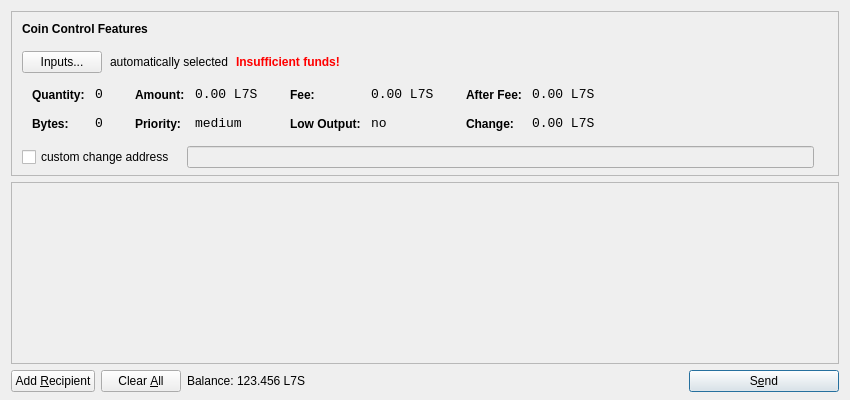
<?xml version="1.0" encoding="UTF-8"?>
<ui version="4.0">
 <class>SendCoinsDialog</class>
 <widget class="QDialog" name="SendCoinsDialog">
  <property name="geometry">
   <rect>
    <x>0</x>
    <y>0</y>
    <width>850</width>
    <height>400</height>
   </rect>
  </property>
  <property name="windowTitle">
   <string>Send Coins</string>
  </property>
  <layout class="QVBoxLayout" name="verticalLayout" stretch="0,1,0">
   <property name="bottomMargin">
    <number>8</number>
   </property>
   <item>
    <widget class="QFrame" name="frameCoinControl">
     <property name="sizePolicy">
      <sizepolicy hsizetype="Expanding" vsizetype="Expanding">
       <horstretch>0</horstretch>
       <verstretch>0</verstretch>
      </sizepolicy>
     </property>
     <property name="maximumSize">
      <size>
       <width>16777215</width>
       <height>16777215</height>
      </size>
     </property>
     <property name="frameShape">
      <enum>QFrame::StyledPanel</enum>
     </property>
     <property name="frameShadow">
      <enum>QFrame::Sunken</enum>
     </property>
     <layout class="QVBoxLayout" name="verticalLayoutCoinControl2">
      <property name="spacing">
       <number>-1</number>
      </property>
      <property name="leftMargin">
       <number>0</number>
      </property>
      <property name="topMargin">
       <number>0</number>
      </property>
      <property name="rightMargin">
       <number>0</number>
      </property>
      <property name="bottomMargin">
       <number>6</number>
      </property>
      <item>
       <layout class="QVBoxLayout" name="verticalLayoutCoinControl" stretch="0,0,0,0,1">
        <property name="spacing">
         <number>0</number>
        </property>
        <property name="leftMargin">
         <number>10</number>
        </property>
        <property name="topMargin">
         <number>10</number>
        </property>
        <item>
         <layout class="QHBoxLayout" name="horizontalLayoutCoinControl1">
          <property name="bottomMargin">
           <number>15</number>
          </property>
          <item>
           <widget class="QLabel" name="labelCoinControlFeatures">
            <property name="sizePolicy">
             <sizepolicy hsizetype="Preferred" vsizetype="Maximum">
              <horstretch>0</horstretch>
              <verstretch>0</verstretch>
             </sizepolicy>
            </property>
            <property name="font">
             <font>
              <weight>75</weight>
              <bold>true</bold>
             </font>
            </property>
            <property name="styleSheet">
             <string notr="true">font-weight:bold;</string>
            </property>
            <property name="text">
             <string>Coin Control Features</string>
            </property>
           </widget>
          </item>
         </layout>
        </item>
        <item>
         <layout class="QHBoxLayout" name="horizontalLayoutCoinControl2" stretch="0,0,0,0">
          <property name="spacing">
           <number>8</number>
          </property>
          <property name="bottomMargin">
           <number>10</number>
          </property>
          <item>
           <widget class="QPushButton" name="pushButtonCoinControl">
            <property name="styleSheet">
             <string notr="true"/>
            </property>
            <property name="text">
             <string>Inputs...</string>
            </property>
           </widget>
          </item>
          <item>
           <widget class="QLabel" name="labelCoinControlAutomaticallySelected">
            <property name="text">
             <string>automatically selected</string>
            </property>
            <property name="margin">
             <number>5</number>
            </property>
           </widget>
          </item>
          <item>
           <widget class="QLabel" name="labelCoinControlInsuffFunds">
            <property name="font">
             <font>
              <weight>75</weight>
              <bold>true</bold>
             </font>
            </property>
            <property name="styleSheet">
             <string notr="true">color:red;font-weight:bold;</string>
            </property>
            <property name="text">
             <string>Insufficient funds!</string>
            </property>
            <property name="margin">
             <number>5</number>
            </property>
           </widget>
          </item>
          <item>
           <spacer name="horizontalSpacerCoinControl">
            <property name="orientation">
             <enum>Qt::Horizontal</enum>
            </property>
            <property name="sizeHint" stdset="0">
             <size>
              <width>40</width>
              <height>1</height>
             </size>
            </property>
           </spacer>
          </item>
         </layout>
        </item>
        <item>
         <widget class="QWidget" name="widgetCoinControl" native="true">
          <property name="sizePolicy">
           <sizepolicy hsizetype="Preferred" vsizetype="Preferred">
            <horstretch>0</horstretch>
            <verstretch>0</verstretch>
           </sizepolicy>
          </property>
          <property name="minimumSize">
           <size>
            <width>0</width>
            <height>0</height>
           </size>
          </property>
          <property name="styleSheet">
           <string notr="true"/>
          </property>
          <layout class="QHBoxLayout" name="horizontalLayoutCoinControl5">
           <property name="margin">
            <number>0</number>
           </property>
           <item>
            <layout class="QHBoxLayout" name="horizontalLayoutCoinControl3" stretch="0,0,0,1">
             <property name="spacing">
              <number>20</number>
             </property>
             <property name="topMargin">
              <number>0</number>
             </property>
             <property name="bottomMargin">
              <number>10</number>
             </property>
             <item>
              <layout class="QFormLayout" name="formLayoutCoinControl1">
               <property name="horizontalSpacing">
                <number>10</number>
               </property>
               <property name="verticalSpacing">
                <number>14</number>
               </property>
               <property name="leftMargin">
                <number>10</number>
               </property>
               <property name="topMargin">
                <number>4</number>
               </property>
               <property name="rightMargin">
                <number>6</number>
               </property>
               <item row="0" column="0">
                <widget class="QLabel" name="labelCoinControlQuantityText">
                 <property name="styleSheet">
                  <string notr="true">font-weight:bold;</string>
                 </property>
                 <property name="text">
                  <string>Quantity:</string>
                 </property>
                 <property name="margin">
                  <number>0</number>
                 </property>
                </widget>
               </item>
               <item row="0" column="1">
                <widget class="QLabel" name="labelCoinControlQuantity">
                 <property name="font">
                  <font>
                   <family>Monospace</family>
                   <pointsize>10</pointsize>
                  </font>
                 </property>
                 <property name="cursor">
                  <cursorShape>IBeamCursor</cursorShape>
                 </property>
                 <property name="contextMenuPolicy">
                  <enum>Qt::ActionsContextMenu</enum>
                 </property>
                 <property name="text">
                  <string notr="true">0</string>
                 </property>
                 <property name="margin">
                  <number>0</number>
                 </property>
                 <property name="textInteractionFlags">
                  <set>Qt::LinksAccessibleByMouse|Qt::TextSelectableByKeyboard|Qt::TextSelectableByMouse</set>
                 </property>
                </widget>
               </item>
               <item row="1" column="0">
                <widget class="QLabel" name="labelCoinControlBytesText">
                 <property name="styleSheet">
                  <string notr="true">font-weight:bold;</string>
                 </property>
                 <property name="text">
                  <string>Bytes:</string>
                 </property>
                </widget>
               </item>
               <item row="1" column="1">
                <widget class="QLabel" name="labelCoinControlBytes">
                 <property name="font">
                  <font>
                   <family>Monospace</family>
                   <pointsize>10</pointsize>
                  </font>
                 </property>
                 <property name="cursor">
                  <cursorShape>IBeamCursor</cursorShape>
                 </property>
                 <property name="contextMenuPolicy">
                  <enum>Qt::ActionsContextMenu</enum>
                 </property>
                 <property name="text">
                  <string notr="true">0</string>
                 </property>
                 <property name="textInteractionFlags">
                  <set>Qt::LinksAccessibleByMouse|Qt::TextSelectableByKeyboard|Qt::TextSelectableByMouse</set>
                 </property>
                </widget>
               </item>
              </layout>
             </item>
             <item>
              <layout class="QFormLayout" name="formLayoutCoinControl2">
               <property name="horizontalSpacing">
                <number>10</number>
               </property>
               <property name="verticalSpacing">
                <number>14</number>
               </property>
               <property name="leftMargin">
                <number>6</number>
               </property>
               <property name="topMargin">
                <number>4</number>
               </property>
               <property name="rightMargin">
                <number>6</number>
               </property>
               <item row="0" column="0">
                <widget class="QLabel" name="labelCoinControlAmountText">
                 <property name="styleSheet">
                  <string notr="true">font-weight:bold;</string>
                 </property>
                 <property name="text">
                  <string>Amount:</string>
                 </property>
                 <property name="margin">
                  <number>0</number>
                 </property>
                </widget>
               </item>
               <item row="0" column="1">
                <widget class="QLabel" name="labelCoinControlAmount">
                 <property name="font">
                  <font>
                   <family>Monospace</family>
                   <pointsize>10</pointsize>
                  </font>
                 </property>
                 <property name="cursor">
                  <cursorShape>IBeamCursor</cursorShape>
                 </property>
                 <property name="contextMenuPolicy">
                  <enum>Qt::ActionsContextMenu</enum>
                 </property>
                 <property name="text">
                  <string notr="true">0.00 L7S</string>
                 </property>
                 <property name="textInteractionFlags">
                  <set>Qt::LinksAccessibleByMouse|Qt::TextSelectableByKeyboard|Qt::TextSelectableByMouse</set>
                 </property>
                </widget>
               </item>
               <item row="1" column="0">
                <widget class="QLabel" name="labelCoinControlPriorityText">
                 <property name="styleSheet">
                  <string notr="true">font-weight:bold;</string>
                 </property>
                 <property name="text">
                  <string>Priority:</string>
                 </property>
                </widget>
               </item>
               <item row="1" column="1">
                <widget class="QLabel" name="labelCoinControlPriority">
                 <property name="font">
                  <font>
                   <family>Monospace</family>
                   <pointsize>10</pointsize>
                  </font>
                 </property>
                 <property name="cursor">
                  <cursorShape>IBeamCursor</cursorShape>
                 </property>
                 <property name="contextMenuPolicy">
                  <enum>Qt::ActionsContextMenu</enum>
                 </property>
                 <property name="text">
                  <string>medium</string>
                 </property>
                 <property name="textInteractionFlags">
                  <set>Qt::LinksAccessibleByMouse|Qt::TextSelectableByKeyboard|Qt::TextSelectableByMouse</set>
                 </property>
                </widget>
               </item>
              </layout>
             </item>
             <item>
              <layout class="QFormLayout" name="formLayoutCoinControl3">
               <property name="horizontalSpacing">
                <number>10</number>
               </property>
               <property name="verticalSpacing">
                <number>14</number>
               </property>
               <property name="leftMargin">
                <number>6</number>
               </property>
               <property name="topMargin">
                <number>4</number>
               </property>
               <property name="rightMargin">
                <number>6</number>
               </property>
               <item row="0" column="0">
                <widget class="QLabel" name="labelCoinControlFeeText">
                 <property name="styleSheet">
                  <string notr="true">font-weight:bold;</string>
                 </property>
                 <property name="text">
                  <string>Fee:</string>
                 </property>
                 <property name="margin">
                  <number>0</number>
                 </property>
                </widget>
               </item>
               <item row="0" column="1">
                <widget class="QLabel" name="labelCoinControlFee">
                 <property name="font">
                  <font>
                   <family>Monospace</family>
                   <pointsize>10</pointsize>
                  </font>
                 </property>
                 <property name="cursor">
                  <cursorShape>IBeamCursor</cursorShape>
                 </property>
                 <property name="contextMenuPolicy">
                  <enum>Qt::ActionsContextMenu</enum>
                 </property>
                 <property name="text">
                  <string notr="true">0.00 L7S</string>
                 </property>
                 <property name="textInteractionFlags">
                  <set>Qt::LinksAccessibleByMouse|Qt::TextSelectableByKeyboard|Qt::TextSelectableByMouse</set>
                 </property>
                </widget>
               </item>
               <item row="1" column="0">
                <widget class="QLabel" name="labelCoinControlLowOutputText">
                 <property name="styleSheet">
                  <string notr="true">font-weight:bold;</string>
                 </property>
                 <property name="text">
                  <string>Low Output:</string>
                 </property>
                </widget>
               </item>
               <item row="1" column="1">
                <widget class="QLabel" name="labelCoinControlLowOutput">
                 <property name="font">
                  <font>
                   <family>Monospace</family>
                   <pointsize>10</pointsize>
                  </font>
                 </property>
                 <property name="cursor">
                  <cursorShape>IBeamCursor</cursorShape>
                 </property>
                 <property name="contextMenuPolicy">
                  <enum>Qt::ActionsContextMenu</enum>
                 </property>
                 <property name="text">
                  <string>no</string>
                 </property>
                 <property name="textInteractionFlags">
                  <set>Qt::LinksAccessibleByMouse|Qt::TextSelectableByKeyboard|Qt::TextSelectableByMouse</set>
                 </property>
                </widget>
               </item>
              </layout>
             </item>
             <item>
              <layout class="QFormLayout" name="formLayoutCoinControl4">
               <property name="horizontalSpacing">
                <number>10</number>
               </property>
               <property name="verticalSpacing">
                <number>14</number>
               </property>
               <property name="leftMargin">
                <number>6</number>
               </property>
               <property name="topMargin">
                <number>4</number>
               </property>
               <property name="rightMargin">
                <number>6</number>
               </property>
               <item row="0" column="0">
                <widget class="QLabel" name="labelCoinControlAfterFeeText">
                 <property name="styleSheet">
                  <string notr="true">font-weight:bold;</string>
                 </property>
                 <property name="text">
                  <string>After Fee:</string>
                 </property>
                 <property name="margin">
                  <number>0</number>
                 </property>
                </widget>
               </item>
               <item row="0" column="1">
                <widget class="QLabel" name="labelCoinControlAfterFee">
                 <property name="font">
                  <font>
                   <family>Monospace</family>
                   <pointsize>10</pointsize>
                  </font>
                 </property>
                 <property name="cursor">
                  <cursorShape>IBeamCursor</cursorShape>
                 </property>
                 <property name="contextMenuPolicy">
                  <enum>Qt::ActionsContextMenu</enum>
                 </property>
                 <property name="text">
                  <string notr="true">0.00 L7S</string>
                 </property>
                 <property name="textInteractionFlags">
                  <set>Qt::LinksAccessibleByMouse|Qt::TextSelectableByKeyboard|Qt::TextSelectableByMouse</set>
                 </property>
                </widget>
               </item>
               <item row="1" column="0">
                <widget class="QLabel" name="labelCoinControlChangeText">
                 <property name="styleSheet">
                  <string notr="true">font-weight:bold;</string>
                 </property>
                 <property name="text">
                  <string>Change:</string>
                 </property>
                </widget>
               </item>
               <item row="1" column="1">
                <widget class="QLabel" name="labelCoinControlChange">
                 <property name="font">
                  <font>
                   <family>Monospace</family>
                   <pointsize>10</pointsize>
                  </font>
                 </property>
                 <property name="cursor">
                  <cursorShape>IBeamCursor</cursorShape>
                 </property>
                 <property name="contextMenuPolicy">
                  <enum>Qt::ActionsContextMenu</enum>
                 </property>
                 <property name="text">
                  <string notr="true">0.00 L7S</string>
                 </property>
                 <property name="textInteractionFlags">
                  <set>Qt::LinksAccessibleByMouse|Qt::TextSelectableByKeyboard|Qt::TextSelectableByMouse</set>
                 </property>
                </widget>
               </item>
              </layout>
             </item>
            </layout>
           </item>
          </layout>
         </widget>
        </item>
        <item>
         <layout class="QHBoxLayout" name="horizontalLayoutCoinControl4" stretch="0,0,0">
          <property name="spacing">
           <number>12</number>
          </property>
          <property name="sizeConstraint">
           <enum>QLayout::SetDefaultConstraint</enum>
          </property>
          <property name="topMargin">
           <number>5</number>
          </property>
          <property name="rightMargin">
           <number>5</number>
          </property>
          <item>
           <widget class="QCheckBox" name="checkBoxCoinControlChange">
            <property name="text">
             <string>custom change address</string>
            </property>
           </widget>
          </item>
          <item>
           <widget class="QLineEdit" name="lineEditCoinControlChange">
            <property name="enabled">
             <bool>false</bool>
            </property>
            <property name="sizePolicy">
             <sizepolicy hsizetype="Expanding" vsizetype="Fixed">
              <horstretch>0</horstretch>
              <verstretch>0</verstretch>
             </sizepolicy>
            </property>
           </widget>
          </item>
          <item>
           <widget class="QLabel" name="labelCoinControlChangeLabel">
            <property name="sizePolicy">
             <sizepolicy hsizetype="Preferred" vsizetype="Expanding">
              <horstretch>0</horstretch>
              <verstretch>0</verstretch>
             </sizepolicy>
            </property>
            <property name="minimumSize">
             <size>
              <width>0</width>
              <height>0</height>
             </size>
            </property>
            <property name="text">
             <string/>
            </property>
            <property name="margin">
             <number>3</number>
            </property>
           </widget>
          </item>
         </layout>
        </item>
        <item>
         <spacer name="verticalSpacerCoinControl">
          <property name="orientation">
           <enum>Qt::Vertical</enum>
          </property>
          <property name="sizeHint" stdset="0">
           <size>
            <width>800</width>
            <height>1</height>
           </size>
          </property>
         </spacer>
        </item>
       </layout>
      </item>
     </layout>
    </widget>
   </item>
   <item>
    <widget class="QScrollArea" name="scrollArea">
     <property name="widgetResizable">
      <bool>true</bool>
     </property>
     <widget class="QWidget" name="scrollAreaWidgetContents">
      <property name="geometry">
       <rect>
        <x>0</x>
        <y>0</y>
        <width>830</width>
        <height>165</height>
       </rect>
      </property>
      <layout class="QVBoxLayout" name="verticalLayout_2">
       <property name="margin">
        <number>0</number>
       </property>
       <item>
        <layout class="QVBoxLayout" name="entries">
         <property name="spacing">
          <number>6</number>
         </property>
        </layout>
       </item>
       <item>
        <spacer name="verticalSpacer">
         <property name="orientation">
          <enum>Qt::Vertical</enum>
         </property>
         <property name="sizeHint" stdset="0">
          <size>
           <width>20</width>
           <height>40</height>
          </size>
         </property>
        </spacer>
       </item>
      </layout>
     </widget>
    </widget>
   </item>
   <item>
    <layout class="QHBoxLayout" name="horizontalLayout">
     <item>
      <widget class="QPushButton" name="addButton">
       <property name="toolTip">
        <string>Send to multiple recipients at once</string>
       </property>
       <property name="text">
        <string>Add &amp;Recipient</string>
       </property>
       <property name="icon">
        <iconset resource="../bitcoin.qrc">
         <normaloff>:/icons/add</normaloff>:/icons/add</iconset>
       </property>
       <property name="autoDefault">
        <bool>false</bool>
       </property>
      </widget>
     </item>
     <item>
      <widget class="QPushButton" name="clearButton">
       <property name="sizePolicy">
        <sizepolicy hsizetype="Minimum" vsizetype="Fixed">
         <horstretch>0</horstretch>
         <verstretch>0</verstretch>
        </sizepolicy>
       </property>
       <property name="toolTip">
        <string>Remove all transaction fields</string>
       </property>
       <property name="text">
        <string>Clear &amp;All</string>
       </property>
       <property name="icon">
        <iconset resource="../bitcoin.qrc">
         <normaloff>:/icons/remove</normaloff>:/icons/remove</iconset>
       </property>
       <property name="autoRepeatDelay">
        <number>300</number>
       </property>
       <property name="autoDefault">
        <bool>false</bool>
       </property>
      </widget>
     </item>
     <item>
      <layout class="QHBoxLayout" name="horizontalLayout_2">
       <property name="spacing">
        <number>3</number>
       </property>
       <item>
        <widget class="QLabel" name="label">
         <property name="text">
          <string>Balance:</string>
         </property>
        </widget>
       </item>
       <item>
        <widget class="QLabel" name="labelBalance">
         <property name="cursor">
          <cursorShape>IBeamCursor</cursorShape>
         </property>
         <property name="text">
          <string>123.456 L7S</string>
         </property>
         <property name="textInteractionFlags">
          <set>Qt::LinksAccessibleByMouse|Qt::TextSelectableByKeyboard|Qt::TextSelectableByMouse</set>
         </property>
        </widget>
       </item>
      </layout>
     </item>
     <item>
      <spacer name="horizontalSpacer">
       <property name="orientation">
        <enum>Qt::Horizontal</enum>
       </property>
       <property name="sizeHint" stdset="0">
        <size>
         <width>40</width>
         <height>20</height>
        </size>
       </property>
      </spacer>
     </item>
     <item>
      <widget class="QPushButton" name="sendButton">
       <property name="minimumSize">
        <size>
         <width>150</width>
         <height>0</height>
        </size>
       </property>
       <property name="toolTip">
        <string>Confirm the send action</string>
       </property>
       <property name="text">
        <string>S&amp;end</string>
       </property>
       <property name="icon">
        <iconset resource="../bitcoin.qrc">
         <normaloff>:/icons/send</normaloff>:/icons/send</iconset>
       </property>
       <property name="default">
        <bool>true</bool>
       </property>
      </widget>
     </item>
    </layout>
   </item>
  </layout>
 </widget>
 <resources>
  <include location="../bitcoin.qrc"/>
 </resources>
 <connections/>
</ui>
